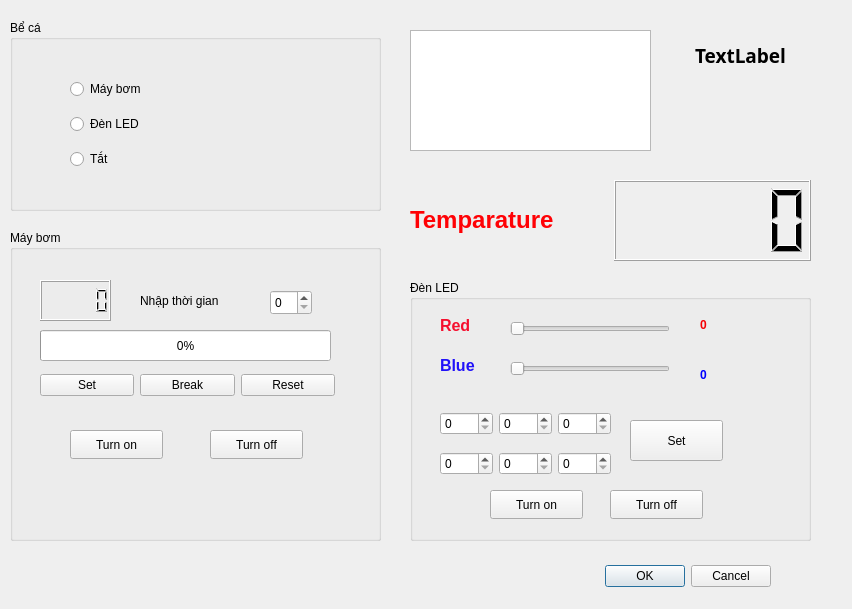
<?xml version="1.0" encoding="UTF-8"?>
<ui version="4.0">
 <class>Dialog</class>
 <widget class="QDialog" name="Dialog">
  <property name="geometry">
   <rect>
    <x>0</x>
    <y>0</y>
    <width>852</width>
    <height>609</height>
   </rect>
  </property>
  <property name="windowTitle">
   <string>Dialog</string>
  </property>
  <widget class="QDialogButtonBox" name="buttonBox">
   <property name="geometry">
    <rect>
     <x>430</x>
     <y>560</y>
     <width>341</width>
     <height>32</height>
    </rect>
   </property>
   <property name="orientation">
    <enum>Qt::Horizontal</enum>
   </property>
   <property name="standardButtons">
    <set>QDialogButtonBox::Cancel|QDialogButtonBox::Ok</set>
   </property>
  </widget>
  <widget class="QGroupBox" name="groupBox">
   <property name="geometry">
    <rect>
     <x>10</x>
     <y>230</y>
     <width>371</width>
     <height>311</height>
    </rect>
   </property>
   <property name="title">
    <string>Máy bơm</string>
   </property>
   <widget class="QLCDNumber" name="lcdNumber">
    <property name="geometry">
     <rect>
      <x>30</x>
      <y>50</y>
      <width>71</width>
      <height>41</height>
     </rect>
    </property>
   </widget>
   <widget class="QProgressBar" name="progressBar">
    <property name="geometry">
     <rect>
      <x>30</x>
      <y>100</y>
      <width>291</width>
      <height>31</height>
     </rect>
    </property>
    <property name="value">
     <number>0</number>
    </property>
   </widget>
   <widget class="QWidget" name="layoutWidget">
    <property name="geometry">
     <rect>
      <x>30</x>
      <y>140</y>
      <width>295</width>
      <height>31</height>
     </rect>
    </property>
    <layout class="QGridLayout" name="gridLayout">
     <item row="0" column="0">
      <widget class="QPushButton" name="pushButton_set">
       <property name="text">
        <string>Set</string>
       </property>
      </widget>
     </item>
     <item row="0" column="1">
      <widget class="QPushButton" name="pushButton_break">
       <property name="text">
        <string>Break</string>
       </property>
      </widget>
     </item>
     <item row="0" column="2">
      <widget class="QPushButton" name="pushButton_reset">
       <property name="text">
        <string>Reset</string>
       </property>
      </widget>
     </item>
    </layout>
   </widget>
   <widget class="QPushButton" name="pushButton_4">
    <property name="geometry">
     <rect>
      <x>60</x>
      <y>200</y>
      <width>93</width>
      <height>29</height>
     </rect>
    </property>
    <property name="text">
     <string>Turn on</string>
    </property>
   </widget>
   <widget class="QPushButton" name="pushButton_5">
    <property name="geometry">
     <rect>
      <x>200</x>
      <y>200</y>
      <width>93</width>
      <height>29</height>
     </rect>
    </property>
    <property name="text">
     <string>Turn off</string>
    </property>
   </widget>
   <widget class="QSpinBox" name="spinBox">
    <property name="geometry">
     <rect>
      <x>260</x>
      <y>60</y>
      <width>42</width>
      <height>25</height>
     </rect>
    </property>
   </widget>
   <widget class="QLabel" name="label_4">
    <property name="geometry">
     <rect>
      <x>130</x>
      <y>60</y>
      <width>121</width>
      <height>21</height>
     </rect>
    </property>
    <property name="text">
     <string>Nhập thời gian</string>
    </property>
   </widget>
  </widget>
  <widget class="QGroupBox" name="groupBox_2">
   <property name="geometry">
    <rect>
     <x>410</x>
     <y>280</y>
     <width>401</width>
     <height>261</height>
    </rect>
   </property>
   <property name="title">
    <string>Đèn LED</string>
   </property>
   <widget class="QPushButton" name="pushButton_9">
    <property name="geometry">
     <rect>
      <x>80</x>
      <y>210</y>
      <width>93</width>
      <height>29</height>
     </rect>
    </property>
    <property name="text">
     <string>Turn on</string>
    </property>
   </widget>
   <widget class="QPushButton" name="pushButton_10">
    <property name="geometry">
     <rect>
      <x>200</x>
      <y>210</y>
      <width>93</width>
      <height>29</height>
     </rect>
    </property>
    <property name="text">
     <string>Turn off</string>
    </property>
   </widget>
   <widget class="QSlider" name="red_slider">
    <property name="geometry">
     <rect>
      <x>100</x>
      <y>40</y>
      <width>160</width>
      <height>18</height>
     </rect>
    </property>
    <property name="orientation">
     <enum>Qt::Horizontal</enum>
    </property>
   </widget>
   <widget class="QSlider" name="blue_slider">
    <property name="geometry">
     <rect>
      <x>100</x>
      <y>80</y>
      <width>160</width>
      <height>18</height>
     </rect>
    </property>
    <property name="orientation">
     <enum>Qt::Horizontal</enum>
    </property>
   </widget>
   <widget class="QLabel" name="label_2">
    <property name="geometry">
     <rect>
      <x>30</x>
      <y>30</y>
      <width>63</width>
      <height>31</height>
     </rect>
    </property>
    <property name="text">
     <string>&lt;html&gt;&lt;head/&gt;&lt;body&gt;&lt;p&gt;&lt;span style=&quot; font-size:12pt; font-weight:700; color:#f50f2e;&quot;&gt;Red&lt;/span&gt;&lt;/p&gt;&lt;/body&gt;&lt;/html&gt;</string>
    </property>
   </widget>
   <widget class="QLabel" name="label_3">
    <property name="geometry">
     <rect>
      <x>30</x>
      <y>70</y>
      <width>63</width>
      <height>31</height>
     </rect>
    </property>
    <property name="text">
     <string>&lt;html&gt;&lt;head/&gt;&lt;body&gt;&lt;p&gt;&lt;span style=&quot; font-size:12pt; font-weight:700; color:#2011f9;&quot;&gt;Blue&lt;/span&gt;&lt;/p&gt;&lt;/body&gt;&lt;/html&gt;</string>
    </property>
   </widget>
   <widget class="QLabel" name="red_label">
    <property name="geometry">
     <rect>
      <x>290</x>
      <y>30</y>
      <width>63</width>
      <height>31</height>
     </rect>
    </property>
    <property name="text">
     <string>&lt;html&gt;&lt;head/&gt;&lt;body&gt;&lt;p&gt;&lt;span style=&quot; font-weight:700; color:#f50105;&quot;&gt;0&lt;/span&gt;&lt;/p&gt;&lt;/body&gt;&lt;/html&gt;</string>
    </property>
   </widget>
   <widget class="QLabel" name="blue_label">
    <property name="geometry">
     <rect>
      <x>290</x>
      <y>80</y>
      <width>63</width>
      <height>31</height>
     </rect>
    </property>
    <property name="text">
     <string>&lt;html&gt;&lt;head/&gt;&lt;body&gt;&lt;p&gt;&lt;span style=&quot; font-weight:700; color:#0000ff;&quot;&gt;0&lt;/span&gt;&lt;/p&gt;&lt;/body&gt;&lt;/html&gt;</string>
    </property>
   </widget>
   <widget class="QPushButton" name="pushButton">
    <property name="geometry">
     <rect>
      <x>220</x>
      <y>140</y>
      <width>93</width>
      <height>41</height>
     </rect>
    </property>
    <property name="text">
     <string>Set</string>
    </property>
   </widget>
   <widget class="QWidget" name="layoutWidget">
    <property name="geometry">
     <rect>
      <x>30</x>
      <y>130</y>
      <width>171</width>
      <height>27</height>
     </rect>
    </property>
    <layout class="QHBoxLayout" name="horizontalLayout_2">
     <item>
      <widget class="QSpinBox" name="spinBox_2"/>
     </item>
     <item>
      <widget class="QSpinBox" name="spinBox_3"/>
     </item>
     <item>
      <widget class="QSpinBox" name="spinBox_4"/>
     </item>
    </layout>
   </widget>
   <widget class="QWidget" name="">
    <property name="geometry">
     <rect>
      <x>30</x>
      <y>170</y>
      <width>171</width>
      <height>27</height>
     </rect>
    </property>
    <layout class="QHBoxLayout" name="horizontalLayout_3">
     <item>
      <widget class="QSpinBox" name="spinBox_5"/>
     </item>
     <item>
      <widget class="QSpinBox" name="spinBox_6"/>
     </item>
     <item>
      <widget class="QSpinBox" name="spinBox_7"/>
     </item>
    </layout>
   </widget>
  </widget>
  <widget class="QGroupBox" name="groupBox_3">
   <property name="geometry">
    <rect>
     <x>10</x>
     <y>20</y>
     <width>371</width>
     <height>191</height>
    </rect>
   </property>
   <property name="title">
    <string>Bể cá</string>
   </property>
   <widget class="QWidget" name="layoutWidget">
    <property name="geometry">
     <rect>
      <x>60</x>
      <y>50</y>
      <width>109</width>
      <height>111</height>
     </rect>
    </property>
    <layout class="QVBoxLayout" name="verticalLayout">
     <item>
      <widget class="QRadioButton" name="radioButton_4">
       <property name="text">
        <string>Máy bơm</string>
       </property>
      </widget>
     </item>
     <item>
      <widget class="QRadioButton" name="radioButton_5">
       <property name="text">
        <string>Đèn LED</string>
       </property>
      </widget>
     </item>
     <item>
      <widget class="QRadioButton" name="radioButton_6">
       <property name="text">
        <string>Tắt</string>
       </property>
      </widget>
     </item>
    </layout>
   </widget>
  </widget>
  <widget class="QWidget" name="layoutWidget">
   <property name="geometry">
    <rect>
     <x>410</x>
     <y>180</y>
     <width>401</width>
     <height>81</height>
    </rect>
   </property>
   <layout class="QHBoxLayout" name="horizontalLayout">
    <item>
     <widget class="QLabel" name="label">
      <property name="text">
       <string>&lt;html&gt;&lt;head/&gt;&lt;body&gt;&lt;p&gt;&lt;span style=&quot; font-size:18pt; font-weight:700; color:#ff0105;&quot;&gt;Temparature&lt;/span&gt;&lt;/p&gt;&lt;/body&gt;&lt;/html&gt;</string>
      </property>
     </widget>
    </item>
    <item>
     <widget class="QLCDNumber" name="lcdNumber_2"/>
    </item>
   </layout>
  </widget>
  <widget class="QLabel" name="label_time">
   <property name="geometry">
    <rect>
     <x>670</x>
     <y>10</y>
     <width>141</width>
     <height>91</height>
    </rect>
   </property>
   <property name="font">
    <font>
     <family>Yu Gothic</family>
     <pointsize>20</pointsize>
     <bold>true</bold>
    </font>
   </property>
   <property name="text">
    <string>&lt;html&gt;&lt;head/&gt;&lt;body&gt;&lt;p&gt;&lt;span style=&quot; font-size:14pt; font-weight:700;&quot;&gt;TextLabel&lt;/span&gt;&lt;/p&gt;&lt;/body&gt;&lt;/html&gt;</string>
   </property>
   <property name="alignment">
    <set>Qt::AlignCenter</set>
   </property>
  </widget>
  <widget class="QTextEdit" name="textEdit">
   <property name="geometry">
    <rect>
     <x>410</x>
     <y>30</y>
     <width>241</width>
     <height>121</height>
    </rect>
   </property>
  </widget>
 </widget>
 <resources/>
 <connections>
  <connection>
   <sender>buttonBox</sender>
   <signal>accepted()</signal>
   <receiver>Dialog</receiver>
   <slot>accept()</slot>
   <hints>
    <hint type="sourcelabel">
     <x>248</x>
     <y>254</y>
    </hint>
    <hint type="destinationlabel">
     <x>157</x>
     <y>274</y>
    </hint>
   </hints>
  </connection>
  <connection>
   <sender>buttonBox</sender>
   <signal>rejected()</signal>
   <receiver>Dialog</receiver>
   <slot>reject()</slot>
   <hints>
    <hint type="sourcelabel">
     <x>316</x>
     <y>260</y>
    </hint>
    <hint type="destinationlabel">
     <x>286</x>
     <y>274</y>
    </hint>
   </hints>
  </connection>
 </connections>
</ui>
